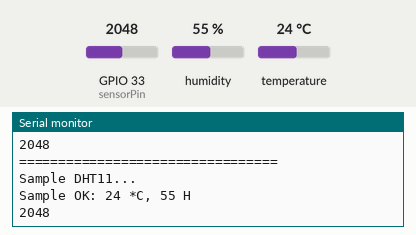
Recording of a sketch running on a simulated ESP32. Shown: the last lines printed to the serial monitor. The inputs (shaded band) are chosen by the test bench; at power-on: humidity 55 %, GPIO 33 (sensorPin) = 2048, temperature 24 °C.

Above: at 2.3 s.
2.4 s: humidity set to 22 %
At 3.8 s:
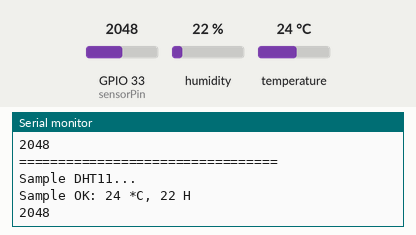
4.5 s: GPIO 33 (sensorPin) set to 2866
At 5.8 s:
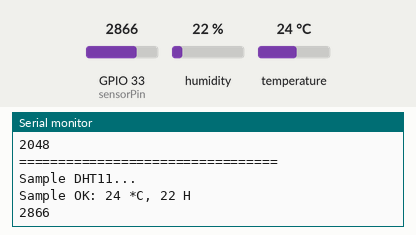
6.6 s: temperature set to 12 °C
At 8.5 s:
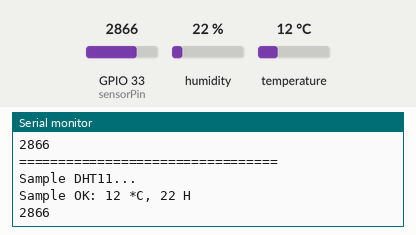
8.7 s: GPIO 33 (sensorPin) set to 3603
At 10.4 s:
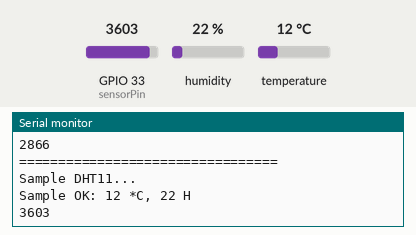
10.8 s: humidity set to 40 %
At 13.4 s:
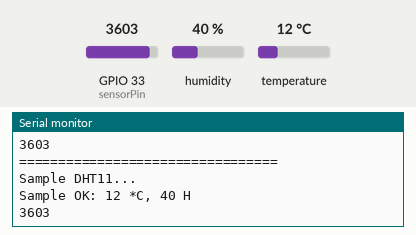
Timing chart, 0 to 13.9 s (numbered marks = the images above; inputs shaded):
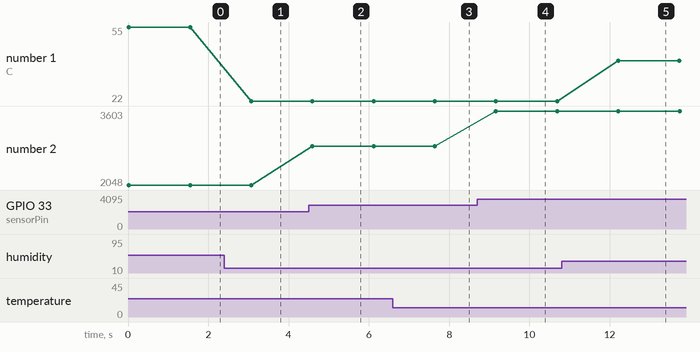

Measured:
- after the input at 2.4 s, the serial monitor: prints a new line after 0.67 s (image 1)
- after the input at 4.5 s, the serial monitor: prints a new line after 0.10 s (image 2)
- after the input at 6.6 s, the serial monitor: prints a new line after 1.0 s (image 3)
- after the input at 8.7 s, the serial monitor: prints a new line after 0.47 s (image 4)
- after the input at 10.8 s, the serial monitor: prints a new line after 1.4 s (image 5)
- plotted number 1: 55 → 22 after the input at 2.4 s, 22 → 40 after the input at 10.8 s
- plotted number 2: 2048 → 2866 after the input at 4.5 s, 2866 → 3603 after the input at 8.7 s

The sketch:

DHT11Default.ino
```cpp
#include <SimpleDHT.h>

// for DHT11,
//      VCC: 5V or 3V
//      GND: GND
//      DATA: 2
int pinDHT11 = 14;
SimpleDHT11 dht11(pinDHT11);
const int sensorPin = 33; // 光敏電阻AO接腳

void setup() {
  Serial.begin(115200);
}

void loop() {
  // start working...
  Serial.println("=================================");
  Serial.println("Sample DHT11...");

  // read without samples.
  byte temperature = 0;
  byte humidity = 0;
  int err = SimpleDHTErrSuccess;
  if ((err = dht11.read(&temperature, &humidity, NULL)) != SimpleDHTErrSuccess) {
    Serial.print("Read DHT11 failed, err="); Serial.print(SimpleDHTErrCode(err));
    Serial.print(","); Serial.println(SimpleDHTErrDuration(err)); delay(1000);
    return;
  }

  Serial.print("Sample OK: ");
  Serial.print((int)temperature); Serial.print(" *C, ");
  Serial.print((int)humidity); Serial.println(" H");

  int lightValue = analogRead(sensorPin); // 讀取GPIO 33的類比數值 (0-4095)
  Serial.println(lightValue);

  // DHT11 sampling rate is 1HZ.
  delay(1500);
}
```
